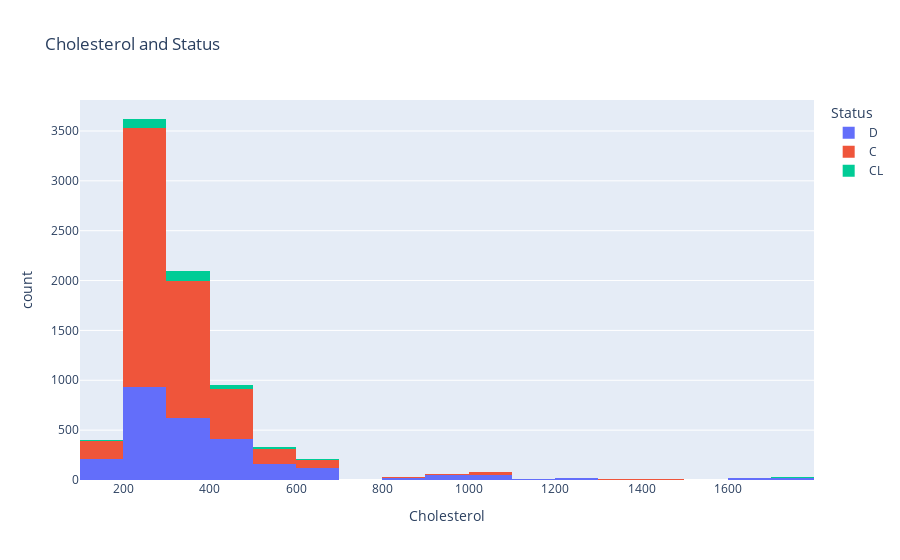

The cell this chart's notebook holds for it:
### Code cell
fig = px.histogram(df, x='Cholesterol',
                  color='Status',
                  title= 'Cholesterol and Status',
                  nbins=20)
fig.show()

### Figure 1 — Plotly figure (JSON) as saved in the notebook; plotly's stock layout.template omitted (floating-point values rounded to 4 significant figures; data arrays with more than 128 entries replaced by an {"elided": "..."} marker saying what was removed)
{"data": [{"alignmentgroup": "True", "bingroup": "x", "hovertemplate": "Status=D<br>Cholesterol=%{x}<br>count=%{y}<extra></extra>", "legendgroup": "D", "marker": {"color": "#636efa", "pattern": {"shape": ""}}, "name": "D", "nbinsx": 20, "offsetgroup": "D", "orientation": "v", "showlegend": true, "type": "histogram", "x": {"elided": "2665 int values"}, "xaxis": "x", "yaxis": "y"}, {"alignmentgroup": "True", "bingroup": "x", "hovertemplate": "Status=C<br>Cholesterol=%{x}<br>count=%{y}<extra></extra>", "legendgroup": "C", "marker": {"color": "#EF553B", "pattern": {"shape": ""}}, "name": "C", "nbinsx": 20, "offsetgroup": "C", "orientation": "v", "showlegend": true, "type": "histogram", "x": {"elided": "4965 int values"}, "xaxis": "x", "yaxis": "y"}, {"alignmentgroup": "True", "bingroup": "x", "hovertemplate": "Status=CL<br>Cholesterol=%{x}<br>count=%{y}<extra></extra>", "legendgroup": "CL", "marker": {"color": "#00cc96", "pattern": {"shape": ""}}, "name": "CL", "nbinsx": 20, "offsetgroup": "CL", "orientation": "v", "showlegend": true, "type": "histogram", "x": {"elided": "275 int values"}, "xaxis": "x", "yaxis": "y"}], "layout": {"barmode": "relative", "legend": {"title": {"text": "Status"}, "tracegroupgap": 0}, "title": {"text": "Cholesterol and Status"}, "xaxis": {"anchor": "y", "domain": [0, 1], "title": {"text": "Cholesterol"}}, "yaxis": {"anchor": "x", "domain": [0, 1], "title": {"text": "count"}}}}
